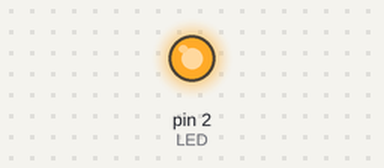
The sketch below on a simulated Arduino Uno, built with avr-gcc and run on an emulated ATmega328P. Parts: output pins drawn as LEDs (lit = HIGH).

Above: at 0.1 s.
Timing chart, 0 to 1.6 s (numbered marks = the images above):
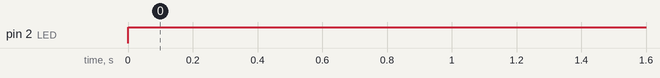

Measured:
- by itself, pin 2 (LED): LOW → HIGH at 0.00 s

The sketch:

solid_led.ino
```cpp
#define LED 2

void setup() {
  // put your setup code here, to run once:
pinMode(LED, OUTPUT);
}

void loop() {
  // put your main code here, to run repeatedly:
digitalWrite(LED, HIGH);
delay(1000);
}
```
